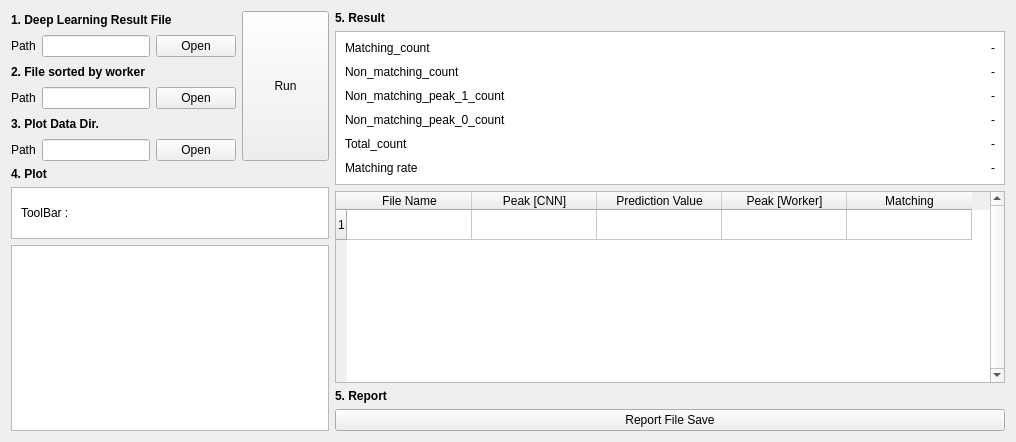
      <widget class="QWidget" name="tab_5">
       <attribute name="title">
        <string>Compare with Prev. Plot</string>
       </attribute>
       <layout class="QHBoxLayout" name="horizontalLayout_26">
        <item>
         <layout class="QVBoxLayout" name="verticalLayout_18">
          <item>
           <layout class="QHBoxLayout" name="horizontalLayout_28">
            <property name="topMargin">
             <number>0</number>
            </property>
            <item>
             <layout class="QVBoxLayout" name="verticalLayout_21">
              <property name="bottomMargin">
               <number>0</number>
              </property>
              <item>
               <widget class="QLabel" name="label_47">
                <property name="text">
                 <string>&lt;html&gt;&lt;head/&gt;&lt;body&gt;&lt;p&gt;&lt;span style=&quot; font-weight:600;&quot;&gt;1. Deep Learning Result File&lt;/span&gt;&lt;/p&gt;&lt;/body&gt;&lt;/html&gt;</string>
                </property>
               </widget>
              </item>
              <item>
               <layout class="QHBoxLayout" name="horizontalLayout_29">
                <item>
                 <widget class="QLabel" name="label_48">
                  <property name="text">
                   <string>Path</string>
                  </property>
                 </widget>
                </item>
                <item>
                 <widget class="QLineEdit" name="lineEdit_16"/>
                </item>
                <item>
                 <widget class="QPushButton" name="pushButton_23">
                  <property name="text">
                   <string>Open</string>
                  </property>
                 </widget>
                </item>
               </layout>
              </item>
              <item>
               <widget class="QLabel" name="label_49">
                <property name="text">
                 <string>&lt;html&gt;&lt;head/&gt;&lt;body&gt;&lt;p&gt;&lt;span style=&quot; font-weight:600;&quot;&gt;2. File sorted by worker&lt;/span&gt;&lt;/p&gt;&lt;/body&gt;&lt;/html&gt;</string>
                </property>
               </widget>
              </item>
              <item>
               <layout class="QHBoxLayout" name="horizontalLayout_30">
                <item>
                 <widget class="QLabel" name="label_50">
                  <property name="text">
                   <string>Path</string>
                  </property>
                 </widget>
                </item>
                <item>
                 <widget class="QLineEdit" name="lineEdit_17"/>
                </item>
                <item>
                 <widget class="QPushButton" name="pushButton_24">
                  <property name="text">
                   <string>Open</string>
                  </property>
                 </widget>
                </item>
               </layout>
              </item>
              <item>
               <widget class="QLabel" name="label_64">
                <property name="text">
                 <string>&lt;html&gt;&lt;head/&gt;&lt;body&gt;&lt;p&gt;&lt;span style=&quot; font-weight:600;&quot;&gt;3. Plot Data Dir.&lt;/span&gt;&lt;/p&gt;&lt;/body&gt;&lt;/html&gt;</string>
                </property>
               </widget>
              </item>
              <item>
               <layout class="QHBoxLayout" name="horizontalLayout_32">
                <item>
                 <widget class="QLabel" name="label_66">
                  <property name="text">
                   <string>Path</string>
                  </property>
                 </widget>
                </item>
                <item>
                 <widget class="QLineEdit" name="lineEdit_19"/>
                </item>
                <item>
                 <widget class="QPushButton" name="pushButton_28">
                  <property name="text">
                   <string>Open</string>
                  </property>
                 </widget>
                </item>
               </layout>
              </item>
             </layout>
            </item>
            <item>
             <widget class="QPushButton" name="pushButton_25">
              <property name="minimumSize">
               <size>
                <width>87</width>
                <height>150</height>
               </size>
              </property>
              <property name="text">
               <string>Run</string>
              </property>
             </widget>
            </item>
           </layout>
          </item>
          <item>
           <widget class="QLabel" name="label_44">
            <property name="text">
             <string>&lt;html&gt;&lt;head/&gt;&lt;body&gt;&lt;p&gt;&lt;span style=&quot; font-weight:600;&quot;&gt;4. Plot&lt;/span&gt;&lt;/p&gt;&lt;/body&gt;&lt;/html&gt;</string>
            </property>
           </widget>
          </item>
          <item>
           <widget class="QFrame" name="frame_9">
            <property name="styleSheet">
             <string notr="true">QFrame#frame_9{
border: 1px solid;
border-color: rgb(185, 185, 185);
background-color: rgb(255, 255, 255);}</string>
            </property>
            <property name="frameShape">
             <enum>QFrame::StyledPanel</enum>
            </property>
            <property name="frameShadow">
             <enum>QFrame::Raised</enum>
            </property>
            <layout class="QHBoxLayout" name="horizontalLayout_25">
             <property name="spacing">
              <number>0</number>
             </property>
             <property name="leftMargin">
              <number>9</number>
             </property>
             <property name="topMargin">
              <number>0</number>
             </property>
             <property name="rightMargin">
              <number>9</number>
             </property>
             <property name="bottomMargin">
              <number>0</number>
             </property>
             <item>
              <widget class="QLabel" name="label_41">
               <property name="text">
                <string>ToolBar :</string>
               </property>
              </widget>
             </item>
             <item>
              <widget class="ToolbarWidget" name="ToolbarWidget_4" native="true">
               <property name="minimumSize">
                <size>
                 <width>0</width>
                 <height>50</height>
                </size>
               </property>
               <property name="styleSheet">
                <string notr="true"/>
               </property>
              </widget>
             </item>
            </layout>
           </widget>
          </item>
          <item>
           <widget class="MatplotlibWidget" name="plot_widget_6" native="true">
            <property name="sizePolicy">
             <sizepolicy hsizetype="Expanding" vsizetype="Expanding">
              <horstretch>0</horstretch>
              <verstretch>0</verstretch>
             </sizepolicy>
            </property>
            <property name="styleSheet">
             <string notr="true">QWidget{
border: 1px solid;
border-color: rgb(185, 185, 185);
background-color: rgb(255, 255, 255);}</string>
            </property>
           </widget>
          </item>
         </layout>
        </item>
        <item>
         <layout class="QVBoxLayout" name="verticalLayout_19">
          <item>
           <widget class="QLabel" name="label_51">
            <property name="text">
             <string>&lt;html&gt;&lt;head/&gt;&lt;body&gt;&lt;p&gt;&lt;span style=&quot; font-weight:600;&quot;&gt;5. Result&lt;/span&gt;&lt;/p&gt;&lt;/body&gt;&lt;/html&gt;</string>
            </property>
           </widget>
          </item>
          <item>
           <widget class="QFrame" name="frame_10">
            <property name="styleSheet">
             <string notr="true">QFrame#frame_10{
border: 1px solid;
border-color: rgb(185, 185, 185);
background-color: rgb(255, 255, 255);}</string>
            </property>
            <property name="frameShape">
             <enum>QFrame::StyledPanel</enum>
            </property>
            <property name="frameShadow">
             <enum>QFrame::Raised</enum>
            </property>
            <layout class="QVBoxLayout" name="verticalLayout_22">
             <property name="spacing">
              <number>10</number>
             </property>
             <item>
              <layout class="QGridLayout" name="gridLayout_2">
               <property name="topMargin">
                <number>0</number>
               </property>
               <item row="2" column="0">
                <widget class="QLabel" name="label_60">
                 <property name="text">
                  <string>Non_matching_peak_1_count</string>
                 </property>
                </widget>
               </item>
               <item row="0" column="1">
                <widget class="QLabel" name="label_55">
                 <property name="text">
                  <string>-</string>
                 </property>
                 <property name="alignment">
                  <set>Qt::AlignRight|Qt::AlignTrailing|Qt::AlignVCenter</set>
                 </property>
                </widget>
               </item>
               <item row="0" column="0">
                <widget class="QLabel" name="label_52">
                 <property name="text">
                  <string>Matching_count</string>
                 </property>
                </widget>
               </item>
               <item row="1" column="0">
                <widget class="QLabel" name="label_53">
                 <property name="text">
                  <string>Non_matching_count</string>
                 </property>
                </widget>
               </item>
               <item row="1" column="1">
                <widget class="QLabel" name="label_56">
                 <property name="text">
                  <string>-</string>
                 </property>
                 <property name="alignment">
                  <set>Qt::AlignRight|Qt::AlignTrailing|Qt::AlignVCenter</set>
                 </property>
                </widget>
               </item>
               <item row="5" column="0">
                <widget class="QLabel" name="label_58">
                 <property name="text">
                  <string>Matching rate</string>
                 </property>
                </widget>
               </item>
               <item row="4" column="0">
                <widget class="QLabel" name="label_54">
                 <property name="text">
                  <string>Total_count</string>
                 </property>
                </widget>
               </item>
               <item row="4" column="1">
                <widget class="QLabel" name="label_57">
                 <property name="text">
                  <string>-</string>
                 </property>
                 <property name="alignment">
                  <set>Qt::AlignRight|Qt::AlignTrailing|Qt::AlignVCenter</set>
                 </property>
                </widget>
               </item>
               <item row="5" column="1">
                <widget class="QLabel" name="label_59">
                 <property name="text">
                  <string>-</string>
                 </property>
                 <property name="alignment">
                  <set>Qt::AlignRight|Qt::AlignTrailing|Qt::AlignVCenter</set>
                 </property>
                </widget>
               </item>
               <item row="3" column="0">
                <widget class="QLabel" name="label_61">
                 <property name="text">
                  <string>Non_matching_peak_0_count</string>
                 </property>
                </widget>
               </item>
               <item row="2" column="1">
                <widget class="QLabel" name="label_62">
                 <property name="text">
                  <string>-</string>
                 </property>
                 <property name="alignment">
                  <set>Qt::AlignRight|Qt::AlignTrailing|Qt::AlignVCenter</set>
                 </property>
                </widget>
               </item>
               <item row="3" column="1">
                <widget class="QLabel" name="label_63">
                 <property name="text">
                  <string>-</string>
                 </property>
                 <property name="alignment">
                  <set>Qt::AlignRight|Qt::AlignTrailing|Qt::AlignVCenter</set>
                 </property>
                </widget>
               </item>
              </layout>
             </item>
            </layout>
           </widget>
          </item>
          <item>
           <widget class="QTableWidget" name="tableWidget_4">
            <property name="sizePolicy">
             <sizepolicy hsizetype="Preferred" vsizetype="Expanding">
              <horstretch>0</horstretch>
              <verstretch>0</verstretch>
             </sizepolicy>
            </property>
            <property name="minimumSize">
             <size>
              <width>670</width>
              <height>0</height>
             </size>
            </property>
            <property name="maximumSize">
             <size>
              <width>700</width>
              <height>16777215</height>
             </size>
            </property>
            <property name="verticalScrollBarPolicy">
             <enum>Qt::ScrollBarAlwaysOn</enum>
            </property>
            <property name="horizontalScrollBarPolicy">
             <enum>Qt::ScrollBarAlwaysOff</enum>
            </property>
            <property name="sortingEnabled">
             <bool>true</bool>
            </property>
            <attribute name="horizontalHeaderCascadingSectionResizes">
             <bool>true</bool>
            </attribute>
            <attribute name="horizontalHeaderDefaultSectionSize">
             <number>125</number>
            </attribute>
            <row>
             <property name="text">
              <string>1</string>
             </property>
            </row>
            <column>
             <property name="text">
              <string>File Name</string>
             </property>
            </column>
            <column>
             <property name="text">
              <string>Peak [CNN]</string>
             </property>
            </column>
            <column>
             <property name="text">
              <string>Prediction Value</string>
             </property>
            </column>
            <column>
             <property name="text">
              <string>Peak [Worker]</string>
             </property>
            </column>
            <column>
             <property name="text">
              <string>Matching</string>
             </property>
            </column>
           </widget>
          </item>
          <item>
           <widget class="QLabel" name="label_46">
            <property name="text">
             <string>&lt;html&gt;&lt;head/&gt;&lt;body&gt;&lt;p&gt;&lt;span style=&quot; font-weight:600;&quot;&gt;5. Report&lt;/span&gt;&lt;/p&gt;&lt;/body&gt;&lt;/html&gt;</string>
            </property>
           </widget>
          </item>
          <item>
           <widget class="QPushButton" name="pushButton_26">
            <property name="text">
             <string>Report File Save</string>
            </property>
           </widget>
          </item>
         </layout>
        </item>
       </layout>
      </widget>
